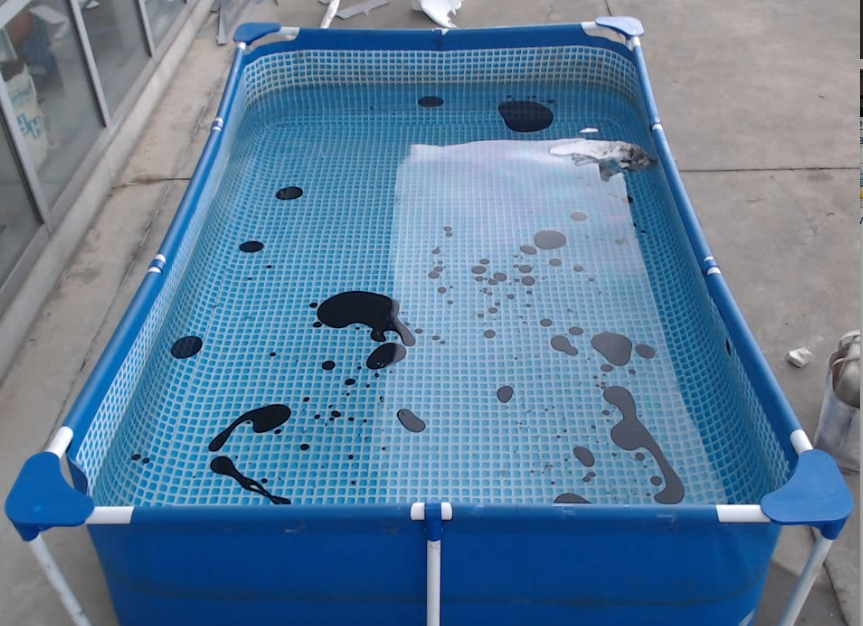
#> input picture hsv-filtering/sample.jpg, 863 x 626 px
$ python test3.py
#> lines starting #> are read from the running program, lines starting #| are printed output that depends on the picture
### hsv-filtering/utils/segment.py
import cv2
import numpy as np
import matplotlib.pyplot as plt
import time

from skimage.color import rgb2gray, label2rgb
from skimage.filters import sobel
from skimage.segmentation import felzenszwalb, slic, quickshift, watershed
from skimage.segmentation import mark_boundaries
from skimage.util import img_as_float
from skimage.measure import regionprops
from skimage.future import graph
from skimage import draw

# [28 lines left out: function segment, not called in this run]

def segment_test(img):


    img = cv2.cvtColor(img, cv2.COLOR_BGR2RGB)

    segments_fz = felzenszwalb(img, scale=1, sigma=0.8, min_size=20)


    return cv2.cvtColor(label2rgb(segments_fz, img, kind='avg'), cv2.COLOR_RGB2BGR)


# [6 lines left out: function show_img, not called in this run]

### hsv-filtering/test3.py
import cv2
import numpy as np
import os
import time
from utils.img_preprocess_util import add_hsv_trackbar, equlizeHistogram, convertRGBtoHSV
from utils.segment import segment_test

IMG_RESIZE = [256, 256]


img_rgb = cv2.imread('sample.jpg')
#> img_rgb is the input picture: shape (626, 863, 3); mean B, G, R 153.3, 125.1, 93.7
img_resize = cv2.resize(img_rgb, (IMG_RESIZE[0], IMG_RESIZE[1]))
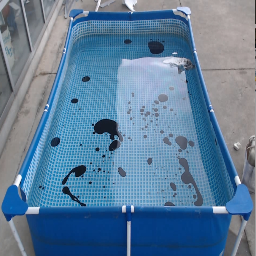
#> img_resize: shape (256, 256, 3); mean B, G, R 153.2, 124.9, 93.6

# add_hsv_trackbar(img_resize)
start = time.time()
result = segment_test(img_resize)
#> in segment_test, `segments_fz = felzenszwalb(img, scale=1, sigma=0.8, min_size=20)`:
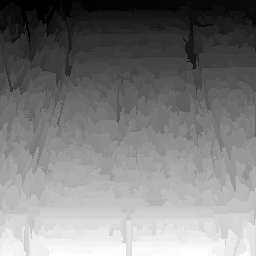
#> segments_fz: shape (256, 256) int64; min 0, max 903, mean 445.5; drawn with min black and max white
#> in segment_test, `return cv2.cvtColor(label2rgb(segments_fz, img, kind='avg'), cv2.COLOR..`:
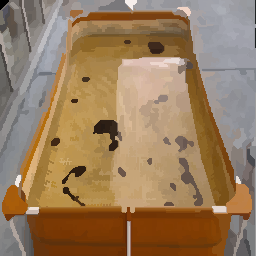
#> returned value: shape (256, 256, 3); mean R, G, B 152.5, 124.3, 93
cv2.imshow('result', result)
print(time.time() - start)

while(True):
    ch = cv2.waitKey(1)
#> (key Esc is pressed here)

    if(ch != -1):
        print(ch)

    if ch == 27:
        break

cv2.destroyAllWindows()

$ run again, with hsv-filtering/2019-05-15 16:34:40:cam2.jpg copied over hsv-filtering/sample.jpg
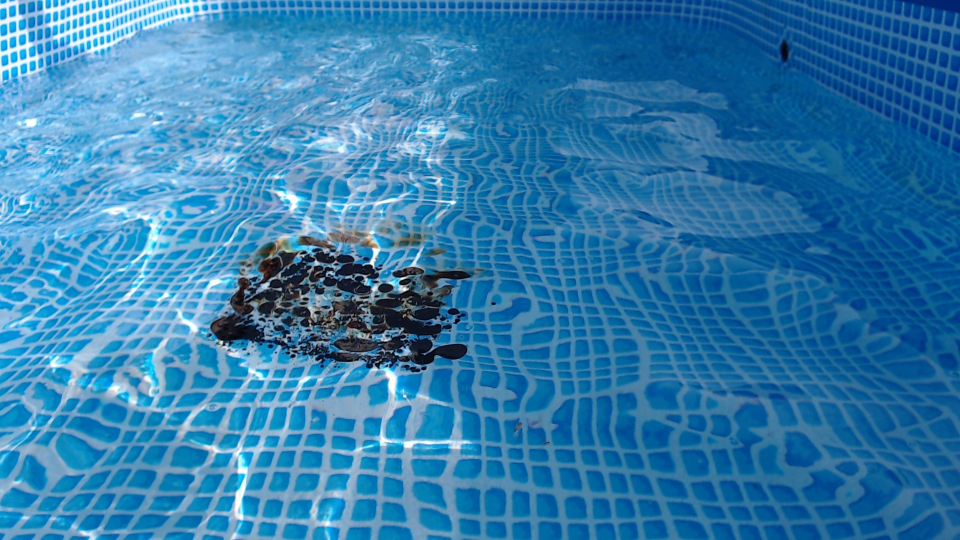
#> input picture hsv-filtering/2019-05-15 16:34:40:cam2.jpg, 1920 x 1080 px (shown at 1/2 size)
#> img_rgb is the input picture: shape (1080, 1920, 3); mean B, G, R 172.7, 124.7, 50.6
#> in segment_test, `segments_fz = felzenszwalb(img, scale=1, sigma=0.8, min_size=20)`:
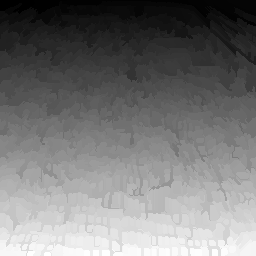
#> segments_fz: shape (256, 256) int64; min 0, max 1026, mean 481.5; drawn with min black and max white
#> in segment_test, `return cv2.cvtColor(label2rgb(segments_fz, img, kind='avg'), cv2.COLOR..`:
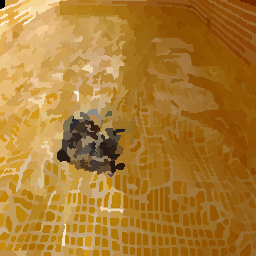
#> returned value: shape (256, 256, 3); mean R, G, B 171.9, 124, 49.9

$ run again, with hsv-filtering/2019-06-13 11:43:27:cam1.jpg copied over hsv-filtering/sample.jpg
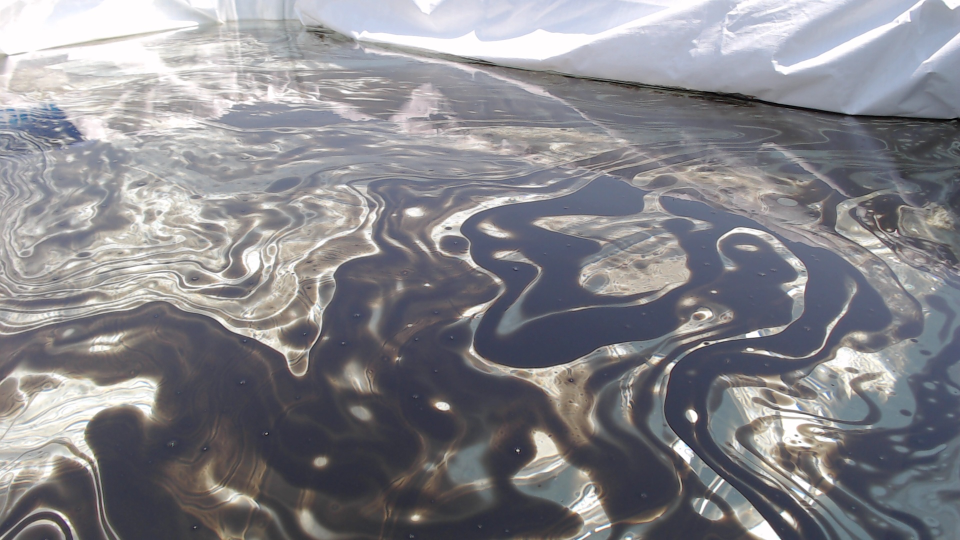
#> input picture hsv-filtering/2019-06-13 11:43:27:cam1.jpg, 1920 x 1080 px (shown at 1/2 size)
#> img_rgb is the input picture: shape (1080, 1920, 3); mean B, G, R 138.9, 133.7, 134.3
#> in segment_test, `segments_fz = felzenszwalb(img, scale=1, sigma=0.8, min_size=20)`:
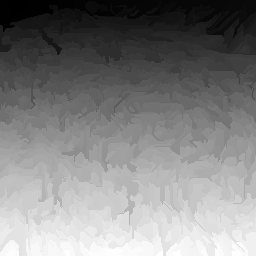
#> segments_fz: shape (256, 256) int64; min 0, max 840, mean 428.2; drawn with min black and max white
#> in segment_test, `return cv2.cvtColor(label2rgb(segments_fz, img, kind='avg'), cv2.COLOR..`:
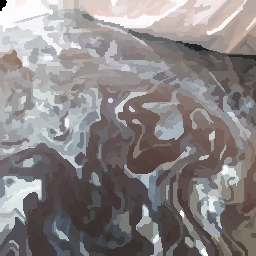
#> returned value: shape (256, 256, 3); mean R, G, B 138.1, 132.9, 133.6
